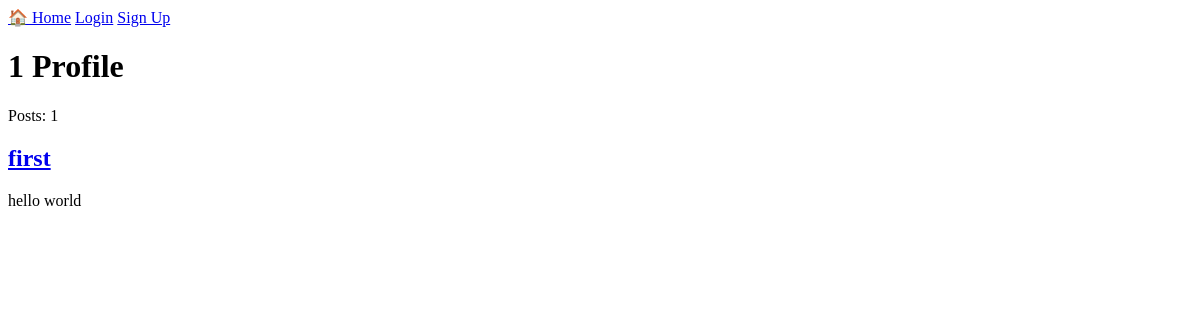
Before: /profile/1 with the older database file.
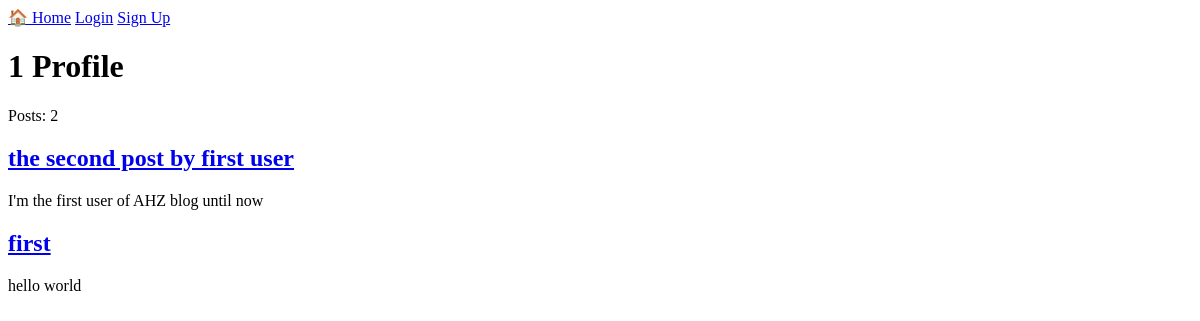
After: the same page with the newer database file.
### tables this page shows
CREATE TABLE users (
            id INTEGER PRIMARY KEY AUTOINCREMENT,
            username TEXT UNIQUE NOT NULL,
            password TEXT NOT NULL
        );

CREATE TABLE posts (
            id INTEGER PRIMARY KEY AUTOINCREMENT,
            title TEXT NOT NULL,
            content TEXT NOT NULL,
            author_id INTEGER,
            created_at TIMESTAMP DEFAULT CURRENT_TIMESTAMP,
            FOREIGN KEY (author_id) REFERENCES users(id)
        );

### app.py (the view)
@app.route("/profile/<username>")
def profile(username):
    conn = get_db()
    user = conn.execute(
        "SELECT * FROM users WHERE username = ?",
        (username,)
    ).fetchone()
    print(user)
    if user == None:
        return render_template("404_profile.html", user=user)
    posts = conn.execute(
        "SELECT * FROM posts WHERE author_id = ? ORDER BY id DESC",
        (user["id"],)
    ).fetchall()
    conn.close()
    return render_template("profile.html", user=user, posts=posts)

### database.py (called while the page is built)
def get_db():
    conn = sqlite3.connect(DATABASE)
    conn.row_factory = sqlite3.Row
    return conn

### templates/profile.html (shortened to what this page needs)
{% extends 'base.html' %}
{% block content %}
    <h1>{{user["username"]}} Profile</h1>
    <p>Posts: {{ posts|length }}</p>
    {% for post in posts %}
    <article>
       <a href="{{ url_for('post_detail', post_id=post['id']) }}">
    <h2>{{ post["title"] }}</h2>
    </a>
        <p>{{post["content"][0:51]}}</p>
    </article>
    {% endfor %}
{% endblock %}

### templates/base.html (shortened to what this page needs)
<!DOCTYPE html>
<html lang="en">
<head>
</head>
<body>
    <nav>
        <a href="{{ url_for('home') }}">🏠 Home</a>
        {% if session.get('user_id') %}
            <span>Hello, {{ session.get('username') }}</span>
            <a href="{{ url_for('add_post') }}">✍️ New post</a>
            <a href="{{ url_for('logout') }}">Logout</a>
        {% else %}
            <a href="{{ url_for('login') }}">Login</a>
            <a href="{{ url_for('signup') }}">Sign Up</a>
        {% endif %}
    </nav>
    <main>
        {% block content %}{% endblock %}
    </main>
</body>
</html>

Changed rows visible on the page:
added posts: title "the second post by first user", content "I'm the first user of AHZ blog until now"
Other visible differences:
{{ posts|length }}: "1" → "2"
